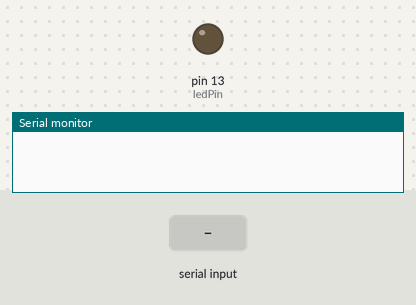
Bench run of a sketch on a simulated Arduino Uno, built with avr-gcc and run on an emulated ATmega328P. On the bench: output pins drawn as LEDs (lit = HIGH), the last lines printed to the serial monitor. Inputs (shaded band) come from the test bench.

Above: at 1.2 s.
1.3 s: "30,150\n" received over Serial
At 1.6 s:
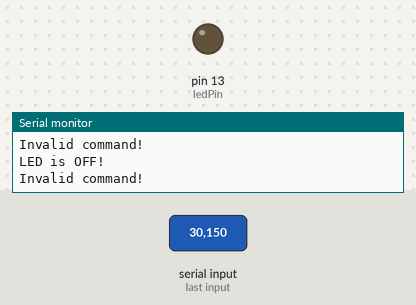
2.8 s: "1\n" received over Serial
At 3.4 s:
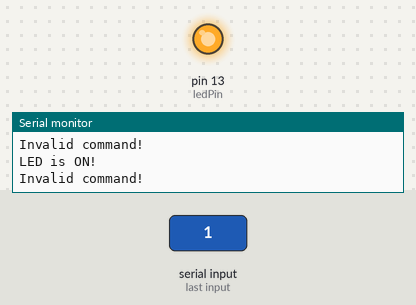
4.3 s: "90,45\n" received over Serial
At 4.6 s:
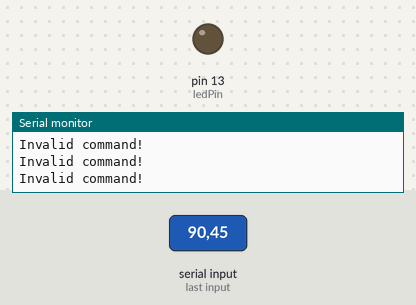
Timing chart, 0 to 7.3 s (numbered marks = the images above; inputs shaded):
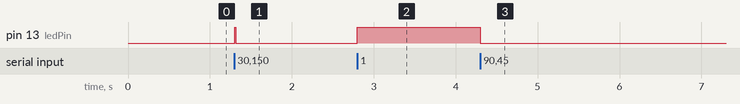

The sketch:

from_computer.ino
```cpp
// Arduino Uno R3
const byte ledPin = 13;

void setup()
{
  pinMode(ledPin, OUTPUT);

  Serial.begin(9600);
}

void loop()
{
  while (Serial.available() == 0);

  int val = Serial.read() - '0';

  if (val == 0)
  {
  	digitalWrite(ledPin, LOW);
    Serial.println("LED is OFF!");
  }
  else if (val == 1)
  {
  	digitalWrite(ledPin, HIGH);
    Serial.println("LED is ON!");
  }
  else
  {
  	Serial.println("Invalid command!");
  }
}
```

Measured:
- after the input at 1.3 s, pin 13 (ledPin): LOW → HIGH at once, → LOW 0.01 s later
- after the input at 2.8 s, pin 13 (ledPin): LOW → HIGH at once
- after the input at 4.3 s, pin 13 (ledPin): HIGH → LOW at once
